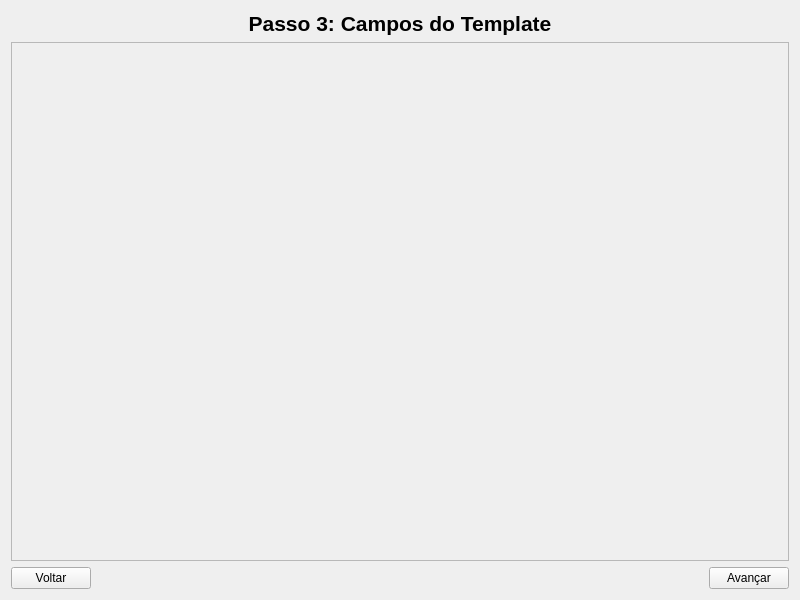
<?xml version="1.0" encoding="UTF-8"?>
<ui version="4.0">
 <class>TelaCamposTemplate</class>
 <widget class="QWidget" name="TelaCamposTemplate">
  <property name="geometry">
   <rect>
    <x>0</x>
    <y>0</y>
    <width>800</width>
    <height>600</height>
   </rect>
  </property>
  <property name="windowTitle">
   <string>Campos do Template</string>
  </property>
  <layout class="QVBoxLayout" name="verticalLayout">
   <item>
    <widget class="QLabel" name="label_titulo">
     <property name="text">
      <string>Passo 3: Campos do Template</string>
     </property>
     <property name="alignment">
      <set>Qt::AlignCenter</set>
     </property>
     <property name="margin">
      <number>0</number>
     </property>
     <property name="font">
      <font>
       <pointsize>16</pointsize>
       <weight>75</weight>
       <bold>true</bold>
      </font>
     </property>
    </widget>
   </item>
   <item>
    <widget class="QScrollArea" name="scrollArea">
     <property name="widgetResizable">
      <bool>true</bool>
     </property>
     <widget class="QWidget" name="scrollAreaWidgetContents">
      <layout class="QVBoxLayout" name="verticalLayout_campos">
       <item>
        <spacer name="verticalSpacer">
         <property name="orientation">
          <enum>Qt::Vertical</enum>
         </property>
         <property name="sizeHint" stdset="0">
          <size>
           <width>20</width>
           <height>40</height>
          </size>
         </property>
        </spacer>
       </item>
      </layout>
     </widget>
    </widget>
   </item>
   <item>
    <layout class="QHBoxLayout" name="horizontalLayout">
     <item>
      <widget class="QPushButton" name="btn_voltar">
       <property name="text">
        <string>Voltar</string>
       </property>
      </widget>
     </item>
     <item>
      <spacer name="horizontalSpacer">
       <property name="orientation">
        <enum>Qt::Horizontal</enum>
       </property>
       <property name="sizeHint" stdset="0">
        <size>
         <width>40</width>
         <height>20</height>
        </size>
       </property>
      </spacer>
     </item>
     <item>
      <widget class="QPushButton" name="btn_avancar">
       <property name="text">
        <string>Avançar</string>
       </property>
      </widget>
     </item>
    </layout>
   </item>
  </layout>
 </widget>
 <resources/>
 <connections/>
</ui>
